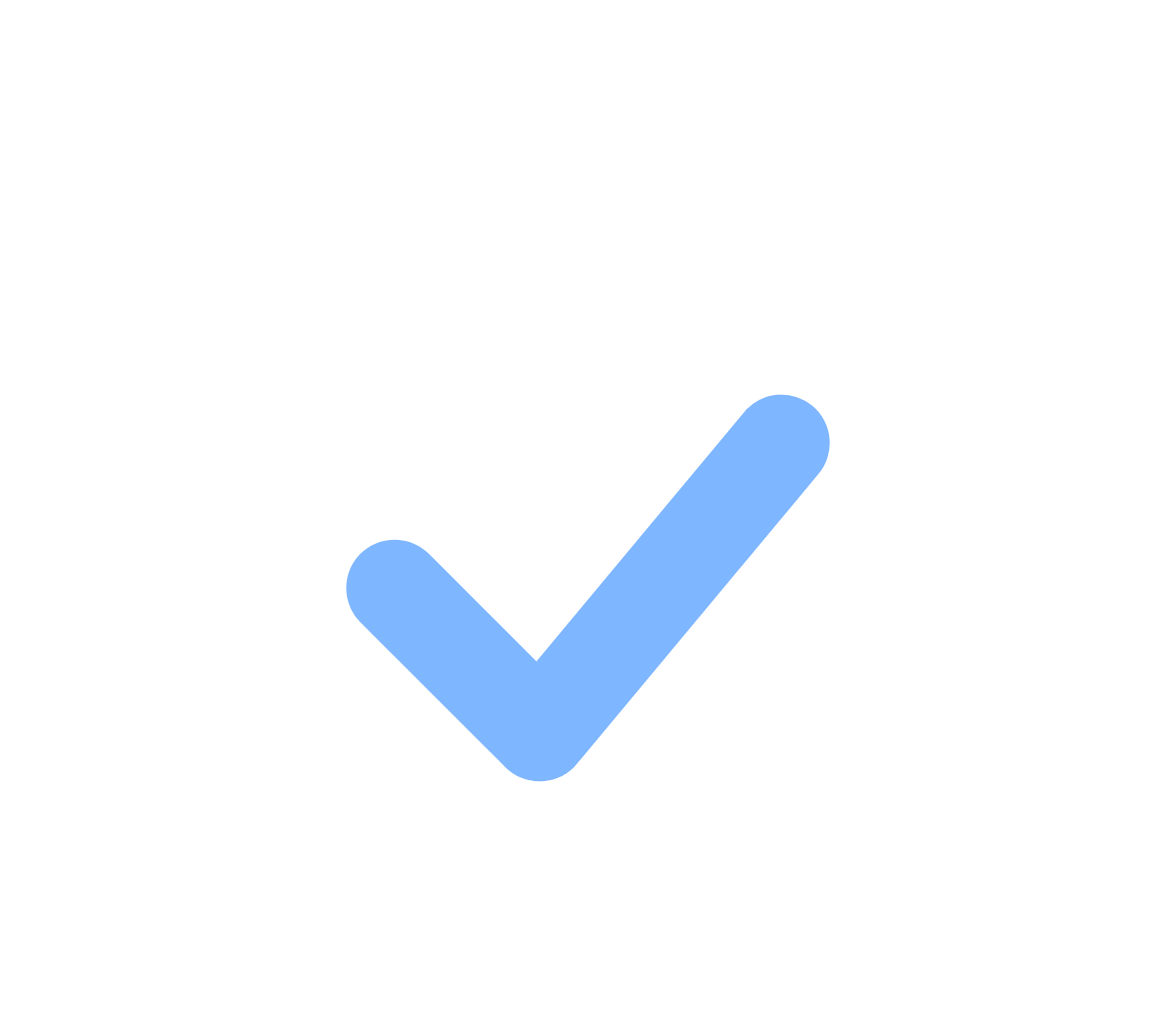
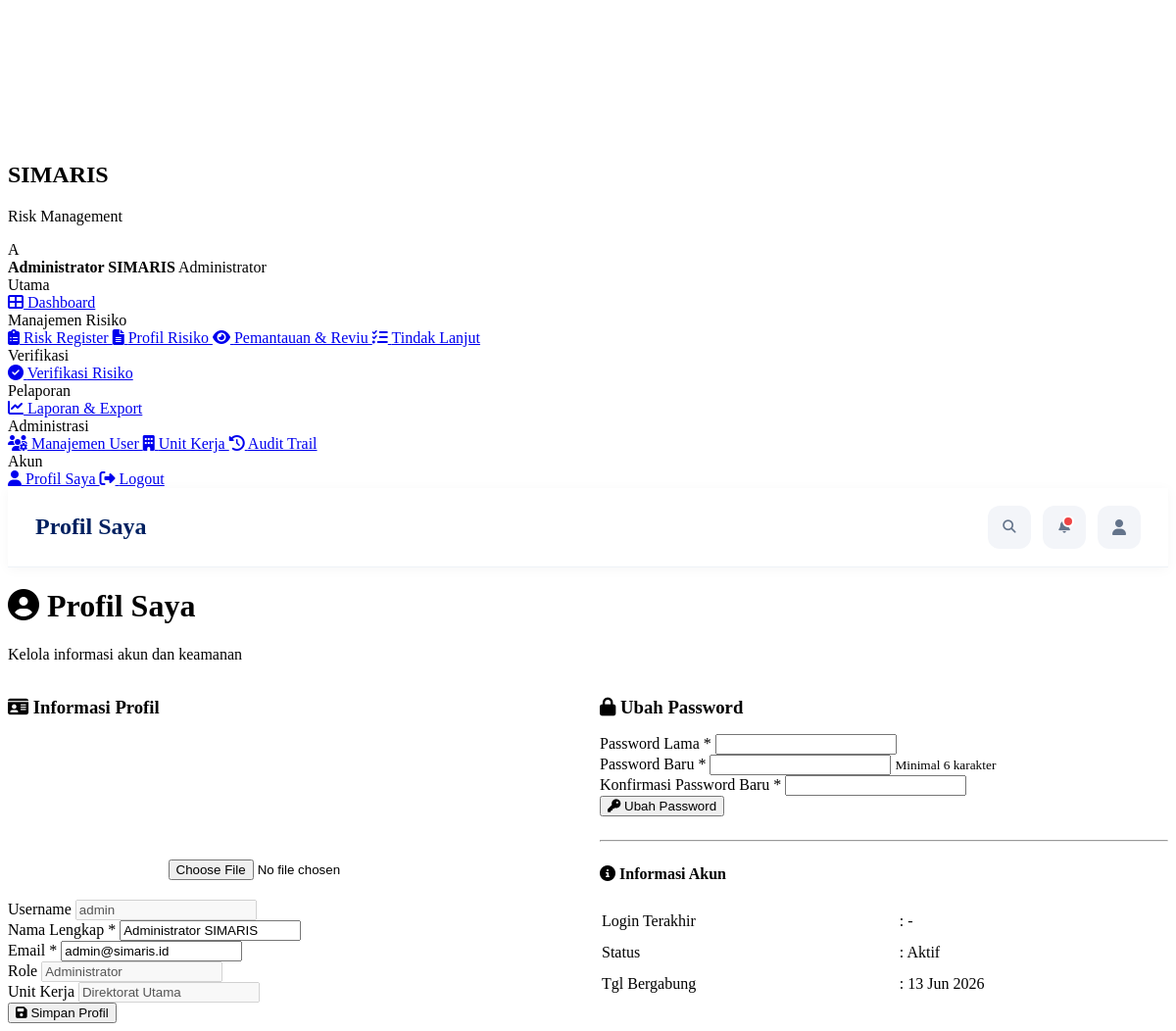
Page /pages/profil.php (signed in) on the committed database (2 pictures, top to bottom).
### tables this page shows
CREATE TABLE `users` (
  `id`            INT(11)      NOT NULL AUTO_INCREMENT,
  `username`      VARCHAR(50)  NOT NULL UNIQUE,
  `email`         VARCHAR(100) NOT NULL UNIQUE,
  `password`      VARCHAR(255) NOT NULL,
  `nama_lengkap`  VARCHAR(150) NOT NULL,
  `role`          ENUM('admin','unit_kerja','verifikator','pimpinan') NOT NULL DEFAULT 'unit_kerja',
  `unit_id`       INT(11)      DEFAULT NULL,
  `foto`          VARCHAR(255) DEFAULT NULL,
  `status`        ENUM('aktif','nonaktif') NOT NULL DEFAULT 'aktif',
  `last_login`    DATETIME     DEFAULT NULL,
  `created_at`    TIMESTAMP    DEFAULT CURRENT_TIMESTAMP,
  `updated_at`    TIMESTAMP    DEFAULT CURRENT_TIMESTAMP ON UPDATE CURRENT_TIMESTAMP,
  PRIMARY KEY (`id`)
);

CREATE TABLE `unit_kerja` (
  `id`         INT(11)      NOT NULL AUTO_INCREMENT,
  `kode_unit`  VARCHAR(20)  NOT NULL UNIQUE,
  `nama_unit`  VARCHAR(150) NOT NULL,
  `deskripsi`  TEXT,
  `created_at` TIMESTAMP    DEFAULT CURRENT_TIMESTAMP,
  PRIMARY KEY (`id`)
);

### includes/functions.php (called while the page is built, shortened)
<?php
function currentUser(): array {
    if (isset($_SESSION['user']) && is_array($_SESSION['user'])) {
        return $_SESSION['user'];
    }
    return [
        'id'           => $_SESSION['user_id']      ?? null,
        'username'     => $_SESSION['username']     ?? null,
        'nama_lengkap' => $_SESSION['nama_lengkap'] ?? null,
        'role'         => $_SESSION['role']         ?? null,
        'unit_id'      => $_SESSION['unit_id']      ?? null,
        'email'        => $_SESSION['email']        ?? null,
        'foto'         => $_SESSION['foto']         ?? null,
    ];
}
function formatTanggal(?string $tgl, bool $withTime = false): string {
    return $withTime
        ? date('d M Y, H:i', strtotime($tgl))
        : date('d M Y', strtotime($tgl));
}
function formatRole(string $role): string {
    return match($role) {
        'admin'       => 'Administrator',
        'unit_kerja'  => 'Unit Kerja',
        'verifikator' => 'Verifikator',
        'pimpinan'    => 'Pimpinan',
        default       => ucfirst($role),
    };
}
function e(?string $str): string {
    return htmlspecialchars($str ?? '', ENT_QUOTES, 'UTF-8');
}

### pages/profil.php (the view, shortened to what this page needs)
<?php
require_once __DIR__ . '/../includes/functions.php';
$user = currentUser();
$pdo = db();
$st = $pdo->prepare("SELECT u.*, uk.nama_unit FROM users u LEFT JOIN unit_kerja uk ON uk.id=u.unit_id WHERE u.id=?");
$st->execute([$user['id']]);
$me = $st->fetch();
$pageTitle = 'Profil Saya';
include __DIR__.'/../includes/header.php';
?>
<div class="page-header">
    <div>
        <h1 class="page-title"><i class="fas fa-user-circle"></i> Profil Saya</h1>
        <p class="page-subtitle">Kelola informasi akun dan keamanan</p>
    </div>
</div>
<div class="grid-2">
    <div class="card">
        <h3 style="margin-bottom:16px"><i class="fas fa-id-card"></i> Informasi Profil</h3>
        <form method="post" enctype="multipart/form-data">
            <div style="text-align:center;margin-bottom:20px">
                <?php if (!empty($me['foto']) && file_exists(__DIR__.'/../uploads/avatars/'.$me['foto'])): ?>
                    <img src="<?= APP_URL ?>/uploads/avatars/<?= e($me['foto']) ?>" alt="" style="width:120px;height:120px;border-radius:50%;object-fit:cover;border:4px solid var(--primary-light)">
                <?php else: ?>
                    <div class="avatar-large"><?= strtoupper(substr($me['nama_lengkap'],0,2)) ?></div>
                <?php endif; ?>
                <div style="margin-top:8px"><input type="file" name="foto" accept="image/*" class="form-control"></div>
            </div>
            <div class="form-group">
                <label>Username</label>
                <input type="text" class="form-control" value="<?= e($me['username']) ?>" disabled>
            </div>
            <div class="form-group">
                <label>Nama Lengkap *</label>
                <input type="text" name="nama_lengkap" class="form-control" required value="<?= e($me['nama_lengkap']) ?>">
            </div>
            <div class="form-group">
                <label>Email *</label>
                <input type="email" name="email" class="form-control" required value="<?= e($me['email']) ?>">
            </div>
            <div class="form-group">
                <label>Role</label>
                <input type="text" class="form-control" value="<?= formatRole($me['role']) ?>" disabled>
            </div>
            <div class="form-group">
                <label>Unit Kerja</label>
                <input type="text" class="form-control" value="<?= e($me['nama_unit'] ?? '-') ?>" disabled>
            </div>
            <button class="btn btn-primary"><i class="fas fa-save"></i> Simpan Profil</button>
        </form>
    </div>
    <div class="card">
        <h3 style="margin-bottom:16px"><i class="fas fa-lock"></i> Ubah Password</h3>
        <form method="post">
            <div class="form-group">
                <label>Password Lama *</label>
                <input type="password" name="current_password" class="form-control" required>
            </div>
            <div class="form-group">
                <label>Password Baru *</label>
                <input type="password" name="new_password" class="form-control" required minlength="6">
                <small class="text-muted">Minimal 6 karakter</small>
            </div>
            <div class="form-group">
                <label>Konfirmasi Password Baru *</label>
                <input type="password" name="confirm_password" class="form-control" required minlength="6">
            </div>
            <button class="btn btn-primary"><i class="fas fa-key"></i> Ubah Password</button>
        </form>
        <hr style="margin:24px 0">
        <h4><i class="fas fa-info-circle"></i> Informasi Akun</h4>
        <table class="info-table" style="margin-top:12px">
            <tr><td>Login Terakhir</td><td>: <?= $me['last_login'] ? formatTanggal($me['last_login'],true) : '-' ?></td></tr>
            <tr><td>Status</td><td>: <?= $me['status']==='aktif'?'<span class="badge badge-success">Aktif</span>':'<span class="badge badge-danger">Non-aktif</span>' ?></td></tr>
            <tr><td>Tgl Bergabung</td><td>: <?= formatTanggal($me['created_at']) ?></td></tr>
        </table>
    </div>
</div>
<?php include __DIR__.'/../includes/footer.php'; ?>

### includes/header.php (shortened to what this page needs)
<?php
require_once __DIR__ . '/functions.php';
$user = currentUser();
$current_page = $current_page ?? '';
$page_title   = $page_title ?? ($pageTitle ?? 'Dashboard');
$stmt = $pdo->prepare("SELECT COUNT(*) FROM notifikasi WHERE (user_id=? OR user_id IS NULL) AND dibaca=0");
$stmt->execute([$user['id']]);
$unread = (int)$stmt->fetchColumn();
$initial = strtoupper(substr($user['nama_lengkap'] ?? 'U', 0, 1));
?>
<!DOCTYPE html>
<html lang="id">
<head>
<link rel="stylesheet" href="https://cdnjs.cloudflare.com/ajax/libs/font-awesome/6.4.0/css/all.min.css">
<link rel="stylesheet" href="<?= APP_URL ?>/assets/css/style.css">
</head>
<body>
<div class="app">
    <aside class="sidebar" id="sidebar">
        <div class="sidebar-brand">
            <div class="logo-box">
                <svg viewBox="0 0 24 24" fill="none" xmlns="http://www.w3.org/2000/svg">
                    <path d="M12 2L4 5v6c0 5 3.5 9.5 8 11 4.5-1.5 8-6 8-11V5l-8-3z" stroke="#fff" stroke-width="2" stroke-linejoin="round"/>
                    <path d="M8 12l3 3 5-6" stroke="#7eb6ff" stroke-width="2" stroke-linecap="round" stroke-linejoin="round"/>
                </svg>
            </div>
            <div>
                <h1>SIMARIS</h1>
                <p>Risk Management</p>
            </div>
        </div>
        <div class="sidebar-user">
            <div class="user-avatar"><?= $initial ?></div>
            <div class="user-info">
                <strong><?= e($user['nama_lengkap']) ?></strong>
                <span><?= formatRole($user['role']) ?></span>
            </div>
        </div>
        <nav class="sidebar-menu">
            <div class="menu-section">
                <div class="menu-title">Utama</div>
                <a href="<?= APP_URL ?>/dashboard.php" class="menu-item <?= $current_page==='dashboard'?'active':'' ?>">
                    <i class="fas fa-th-large"></i> Dashboard
                </a>
            </div>
            <div class="menu-section">
                <div class="menu-title">Manajemen Risiko</div>
                <a href="<?= APP_URL ?>/pages/risiko.php" class="menu-item <?= $current_page==='risiko'?'active':'' ?>">
                    <i class="fas fa-clipboard-list"></i> Risk Register
                </a>
                <a href="<?= APP_URL ?>/pages/profil_risiko.php" class="menu-item <?= $current_page==='profil'?'active':'' ?>">
                    <i class="fas fa-file-alt"></i> Profil Risiko
                </a>
                <a href="<?= APP_URL ?>/pages/pemantauan.php" class="menu-item <?= $current_page==='pemantauan'?'active':'' ?>">
                    <i class="fas fa-eye"></i> Pemantauan & Reviu
                </a>
                <a href="<?= APP_URL ?>/pages/tindak_lanjut.php" class="menu-item <?= $current_page==='tindak_lanjut'?'active':'' ?>">
                    <i class="fas fa-tasks"></i> Tindak Lanjut
                </a>
            </div>
            <?php if (in_array($user['role'], ['admin','verifikator'])): ?>
            <div class="menu-section">
                <div class="menu-title">Verifikasi</div>
                <a href="<?= APP_URL ?>/pages/verifikasi.php" class="menu-item <?= $current_page==='verifikasi'?'active':'' ?>">
                    <i class="fas fa-check-circle"></i> Verifikasi Risiko
                </a>
            </div>
            <?php endif; ?>
            <div class="menu-section">
                <div class="menu-title">Pelaporan</div>
                <a href="<?= APP_URL ?>/pages/laporan.php" class="menu-item <?= $current_page==='laporan'?'active':'' ?>">
                    <i class="fas fa-chart-line"></i> Laporan & Export
                </a>
            </div>
            <?php if ($user['role'] === 'admin'): ?>
            <div class="menu-section">
                <div class="menu-title">Administrasi</div>
                <a href="<?= APP_URL ?>/pages/users.php" class="menu-item <?= $current_page==='users'?'active':'' ?>">
                    <i class="fas fa-users-cog"></i> Manajemen User
                </a>
                <a href="<?= APP_URL ?>/pages/unit.php" class="menu-item <?= $current_page==='unit'?'active':'' ?>">
                    <i class="fas fa-building"></i> Unit Kerja
                </a>
                <a href="<?= APP_URL ?>/pages/audit_trail.php" class="menu-item <?= $current_page==='audit'?'active':'' ?>">
                    <i class="fas fa-history"></i> Audit Trail
                </a>
            </div>
            <?php endif; ?>
            <div class="menu-section">
                <div class="menu-title">Akun</div>
                <a href="<?= APP_URL ?>/pages/profil.php" class="menu-item <?= $current_page==='profil_user'?'active':'' ?>">
                    <i class="fas fa-user"></i> Profil Saya
                </a>
                <a href="<?= APP_URL ?>/logout.php" class="menu-item">
                    <i class="fas fa-sign-out-alt"></i> Logout
                </a>
            </div>
        </nav>
    </aside>
<div class="main">
    <header class="topbar">
        <div class="topbar-title">
            <h2><?= e($page_title) ?></h2>
        </div>
        <div class="topbar-actions">
            <div style="position:relative;">
                <button
                    type="button"
                    id="menuSearchBtn"
                    class="icon-btn"
                    title="Cari Menu"
                    onclick="toggleMenuSearch(event)"
                >
                    <i class="fas fa-search"></i>
                </button>
            </div>
            <div style="position:relative;">
                <button
                    type="button"
                    id="notifBtn"
                    class="icon-btn"
                    title="Notifikasi"
                    onclick="toggleNotif(event)"
                >
                    <i class="fas fa-bell"></i>
                    <?php if ($unread > 0): ?>
                        <span class="notif-dot"></span>
                    <?php endif; ?>
                </button>
            </div>
            <a href="<?= APP_URL ?>/pages/profil.php" class="icon-btn" title="Profil">
                <i class="fas fa-user"></i>
            </a>
        </div>
    </header>

### includes/header.php (style rules this page uses)
.topbar { height:80px; background:#fff; border-bottom:1px solid #eef2f7; display:flex; align-items:center; justify-content:space-between; padding:0 28px; box-shadow:0 2px 12px rgba(0,0,0,.04); }
.topbar-title h2 { margin:0; font-size:24px; font-weight:800; color:#002060; }
.topbar-actions { display:flex; align-items:center; gap:12px; }
.icon-btn { width:44px; height:44px; border:none; border-radius:12px; background:#f3f5f9; color:#64748b; cursor:pointer; display:flex; align-items:center; justify-content:center; text-decoration:none; position:relative; transition:.2s; }
.notif-dot { position:absolute; top:10px; right:12px; width:8px; height:8px; background:#ef4444; border-radius:50%; border:2px solid #fff; }

### pages/profil.php (style rules this page uses)
.grid-2 { display: grid; grid-template-columns: 1fr 1fr; gap: 24px; }
.avatar-large { width: 120px; height: 120px; border-radius: 50%; background: linear-gradient(135deg, var(--primary), var(--primary-light)); color: #fff; display: inline-flex; align-items: center; justify-content: center; font-size: 36px; font-weight: 700; }
.info-table { width: 100%; }
.info-table td { padding: 6px 0; }

### rows in the picture
users: nama_lengkap "A", nama_lengkap "Administrator SIMARIS", role "Administrator", username "admin", email "admin@simaris.id", nama_unit "Direktorat Utama", created_at "13 Jun 2026"

### other values in the picture
$page_title "Profil Saya"
